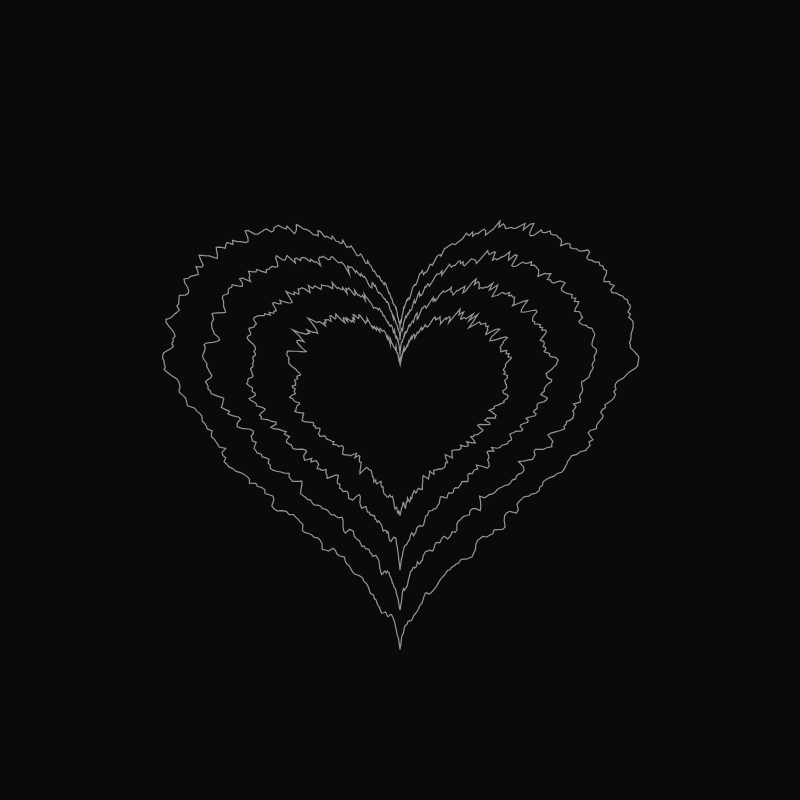
Frame 1 (no input)
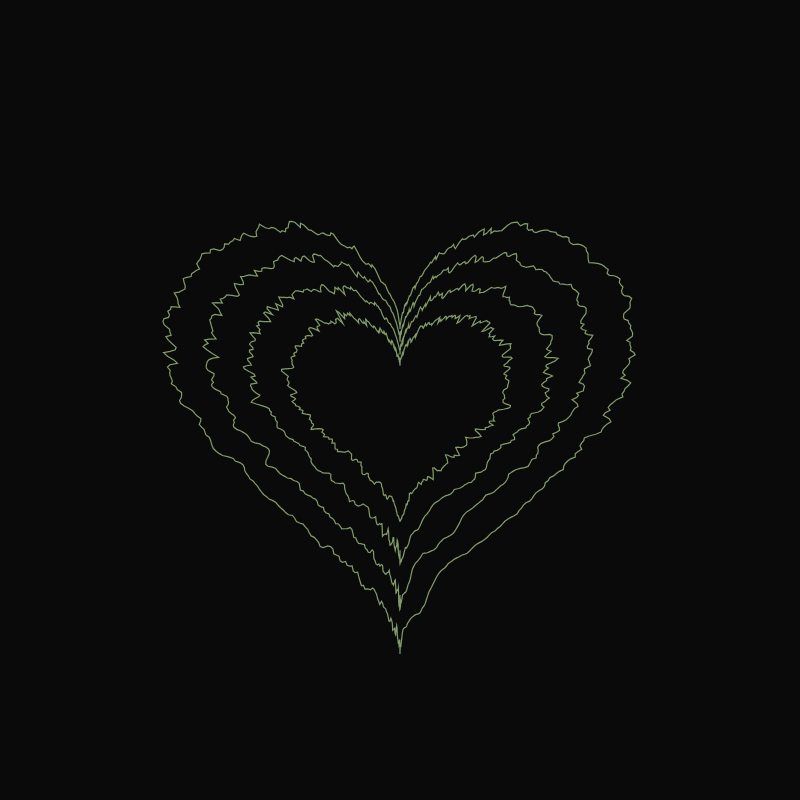
Frame 60 (no input)
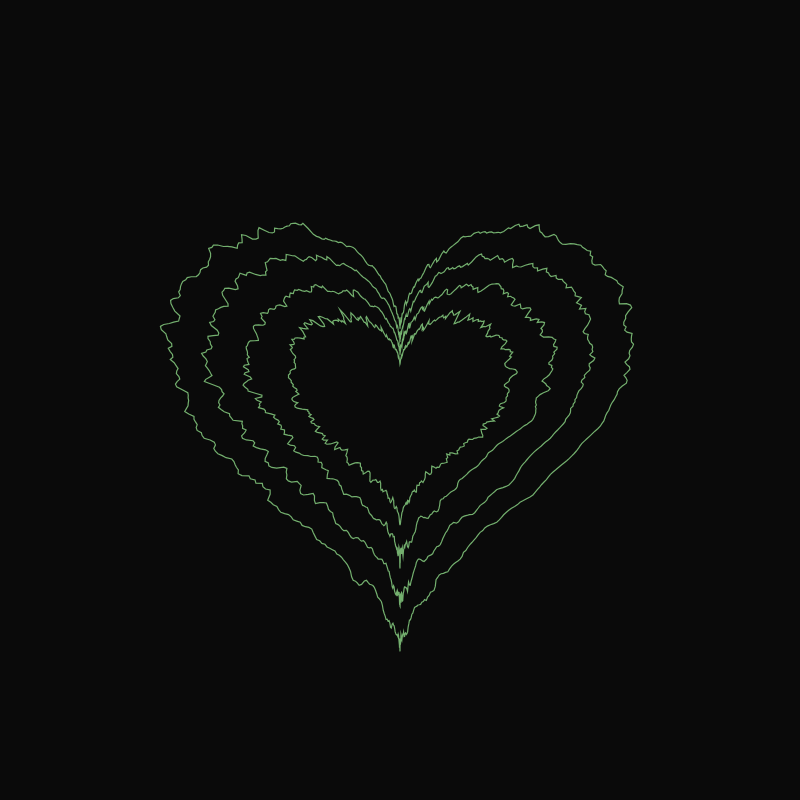
Frame 120 (the mouse pressed at the canvas centre since frame 60)

The p5.js sketch that drew these frames (run headless with seeded random() and noise() and a simulated clock; from frame 60 on, the mouse is pressed at the canvas centre):

// p5.js sketch
// ── sketch.js
let height = 800;
let width = 800;
let noiseMax = 4;
let zoff = 0;
let zoffSpeed = 0.1;
let phase = 0;
let phaseSpeed = 0.008;
let r = 150;
let g = 150;
let b = 150;
let colorChange = 5;

function setup() {
  createCanvas(width, height);
}

function draw() {
  let weight = 1;
  background(10);
  translate(width/2, height/2);
  noFill();
  let rW = floor(random(6));
  if(rW === 0 && r > 0){
    r -= colorChange;
  }else if(rW === 1 && r < 255){
    r += colorChange;
  }else if(rW === 2 && g > 0){
    g -= colorChange;
  }else if(rW === 3 && g < 255){
    g += colorChange;
  }else if(rW === 4 && b > 0){
    b -= colorChange;
  }else if(rW === 5 && b < 255){
    b += colorChange;
  }

  stroke(r, g, b);
  strokeWeight(random(1.2,1.3))
  beginShape();
  for(let a = 0; a < TWO_PI; a+=0.01){
    let xoff = map(16 * pow(sin(a),3) + 1, -1, 1, 0, noiseMax);
    let yoff = map((-1) * 13 * cos(a) - 5 * cos(2*a) - 2 * cos(3*a) - cos(4*a) + 1, -1, 1, 0, noiseMax);
    let r = map(noise(xoff, yoff, zoff), 0, 1, 6, 8)      
    let x = r * 16 * pow(sin(a),3);
    let y = -r * (13 * cos(a) - 5 * cos(2*a) - 2 * cos(3*a) - cos(4*a));
    vertex(x,y)
  }
  endShape();
  beginShape();
  for(let a = 0; a < TWO_PI; a+=0.01){
    let xoff = map(16 * pow(sin(a+phase),3) + 1, -1, 1, 0, noiseMax) + 1;
    let yoff = map((-1) * 13 * cos(a+phase) - 5 * cos(2*a+phase) - 2 * cos(3*a+phase) - cos(4*a+phase) + 1, -1, 1, 0, noiseMax) + 1;
    let r = map(noise(xoff, yoff, zoff), 0, 1, 8.5, 10.5)       
    let x = r * 16 * pow(sin(a),3);
    let y = -r * (13 * cos(a) - 5 * cos(2*a) - 2 * cos(3*a) - cos(4*a));
    vertex(x,y)
  }
  endShape();
  beginShape();
  for(let a = 0; a < TWO_PI; a+=0.01){
    let xoff = map(16 * pow(sin(a+phase),3) + 1, -1, 1, 0, noiseMax) + 2;
    let yoff = map((-1) * 13 * cos(a+phase) - 5 * cos(2*a+phase) - 2 * cos(3*a+phase) - cos(4*a+phase) + 1, -1, 1, 0, noiseMax) + 2;
    let r = map(noise(xoff, yoff, zoff), 0, 1, 11, 13)       
    let x = r * 16 * pow(sin(a),3);
    let y = -r * (13 * cos(a) - 5 * cos(2*a) - 2 * cos(3*a) - cos(4*a));
    vertex(x,y)
  }
  endShape();
  beginShape();
  for(let a = 0; a < TWO_PI; a+=0.01){
    let xoff = map(16 * pow(sin(a+phase),3) + 1, -1, 1, 0, noiseMax) + 3;
    let yoff = map((-1) * 13 * cos(a+phase) - 5 * cos(2*a+phase) - 2 * cos(3*a+phase) - cos(4*a+phase) + 1, -1, 1, 0, noiseMax) + 3;
    let r = map(noise(xoff, yoff, zoff), 0, 1, 13.5, 15.5)       
    let x = r * 16 * pow(sin(a),3);
    let y = -r * (13 * cos(a) - 5 * cos(2*a) - 2 * cos(3*a) - cos(4*a));
    vertex(x,y)
  }
  endShape();
  zoff += zoffSpeed;
  phase += phaseSpeed;
}
